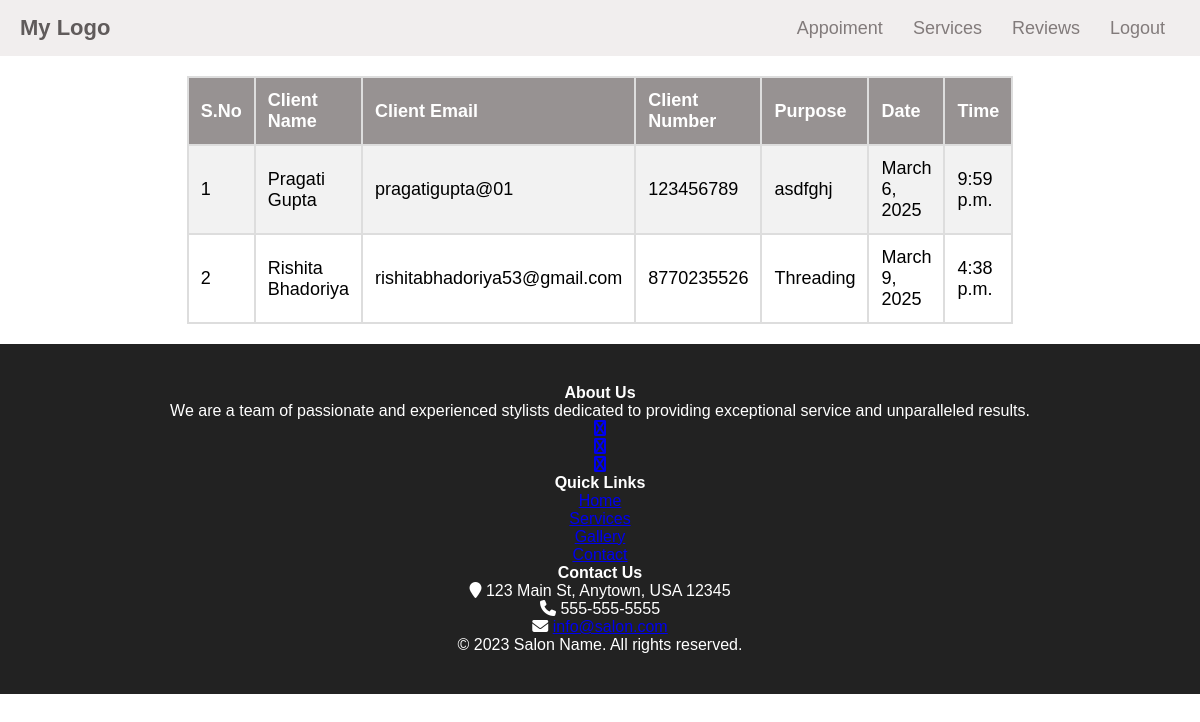
Before: /appoiment/ with the older database file.
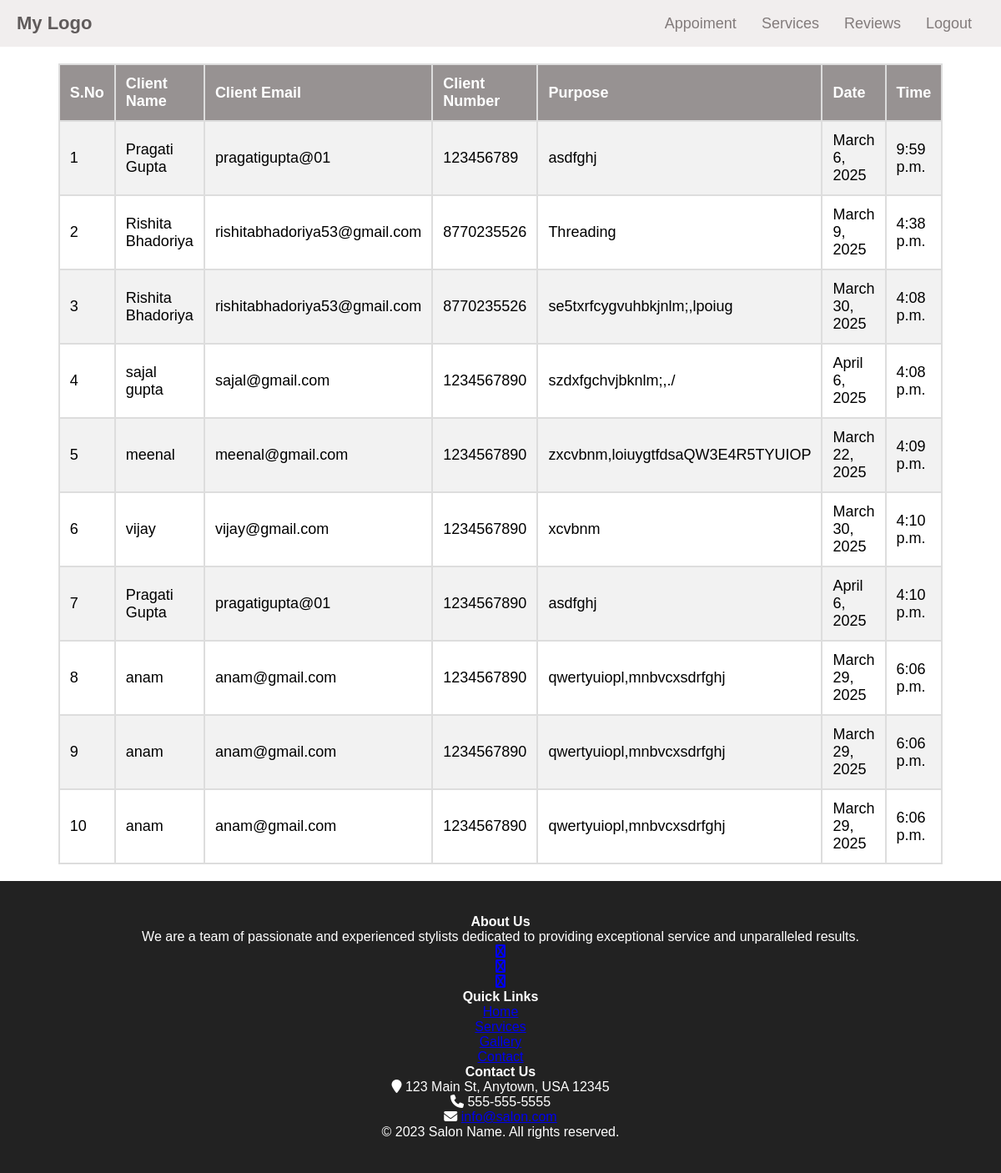
After: the same page with the newer database file.
### app/models.py (models this page shows)
class Client(models.Model):
    name = models.CharField(max_length=100)
    email = models.EmailField(max_length=100)
    number = models.IntegerField()
    purpose=models.CharField(max_length=100)
    date=models.DateField()
    time=models.TimeField()

### app/views.py (the view)
# urls.py: path('appoiment/', views.appoiment, name='appoiment'),
def appoiment(request):
    cnt = Client.objects.all()
    print(cnt)
    return render(request,'appoiment.html',{'appoiment':cnt})

### app/templates/appoiment.html (shortened to what this page needs)
{% extends 'base.html' %}
{% load static %}
{% block content %}
{% block css %}
<link rel="stylesheet" type="text/css" href="{% static 'css/clientbase.css' %}" />
{%endblock%}
<center>
<table border='2'>
<tr>
<th>S.No</th>
<th>Client Name</th>
<th>Client Email</th>
<th>Client Number</th>
<th>Purpose</th>
<th>Date</th>
<th>Time</th>
</tr>
{% for i in appoiment %}
<tr>
 <td>{{forloop.counter}}</td>
<td>{{i.name}}</td>
<td>{{i.email}}</td>
<td>{{i.number}}</td>
<td>{{i.purpose}}</td>
<td>{{i.date}}</td>
<td>{{i.time}}</td>
</tr>
{% endfor %}
</table>
</center>
{% endblock %}

Changed rows visible on the page:
added Client: name "Rishita Bhadoriya", email "rishitabhadoriya53@gmail.com", number "8770235526", purpose "se5txrfcygvuhbkjnlm;,lpoiug", date "March 30, 2025", time "4:08 p.m."
added Client: name "sajal gupta", email "sajal@gmail.com", number "1234567890", purpose "szdxfgchvjbknlm;,./", date "April 6, 2025", time "4:08 p.m."
added Client: name "meenal", email "meenal@gmail.com", number "1234567890", purpose "zxcvbnm,loiuygtfdsaQW3E4R5TYUIOP", date "March 22, 2025", time "4:09 p.m."
added Client: name "vijay", email "vijay@gmail.com", number "1234567890", purpose "xcvbnm", date "March 30, 2025", time "4:10 p.m."
added Client: name "Pragati Gupta", email "pragatigupta@01", number "1234567890", purpose "asdfghj", date "April 6, 2025", time "4:10 p.m."
added Client: name "anam", email "anam@gmail.com", number "1234567890", purpose "qwertyuiopl,mnbvcxsdrfghj", date "March 29, 2025", time "6:06 p.m."
added Client: name "anam", email "anam@gmail.com", number "1234567890", purpose "qwertyuiopl,mnbvcxsdrfghj", date "March 29, 2025", time "6:06 p.m."
added Client: name "anam", email "anam@gmail.com", number "1234567890", purpose "qwertyuiopl,mnbvcxsdrfghj", date "March 29, 2025", time "6:06 p.m."
